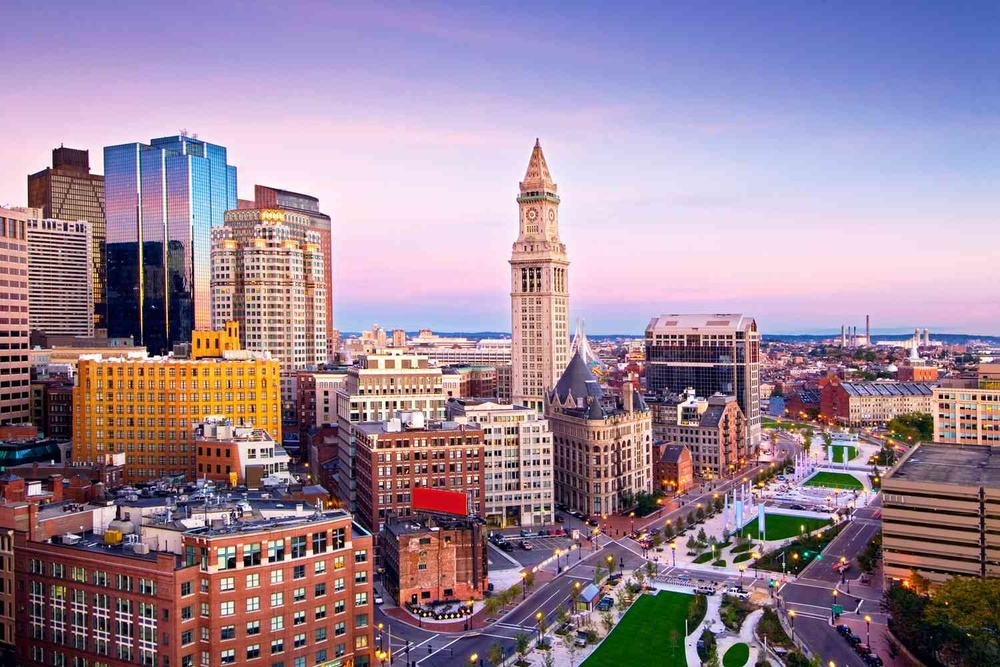
#> input picture learnings/photos/boston.jpg, 1000 x 667 px, shrunk from 1500 x 1000 before the run
$ python splitmerge.py
#> lines starting #> are read from the running program, lines starting #| are printed output that depends on the picture
import cv2 as cv
import numpy as np

img=cv.imread('../photos/boston.jpg')
#> img is the input picture: shape (667, 1000, 3); mean B, G, R 152.2, 134.3, 156.2
cv.imshow('Boston', img)

b,g,r = cv.split(img)
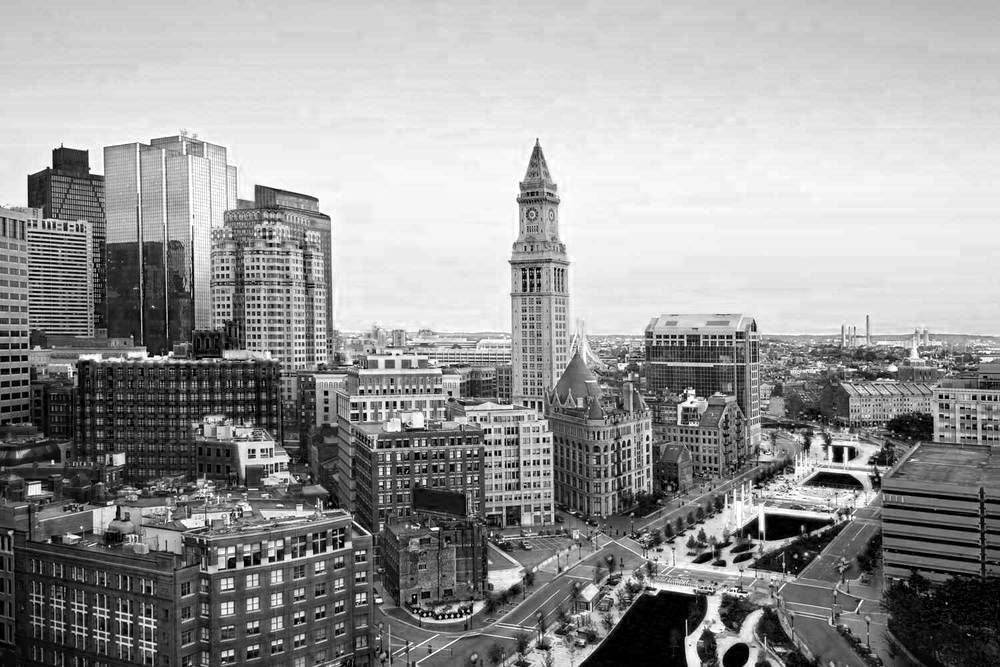
#> b: shape (667, 1000); min 0, max 255, mean 152.2
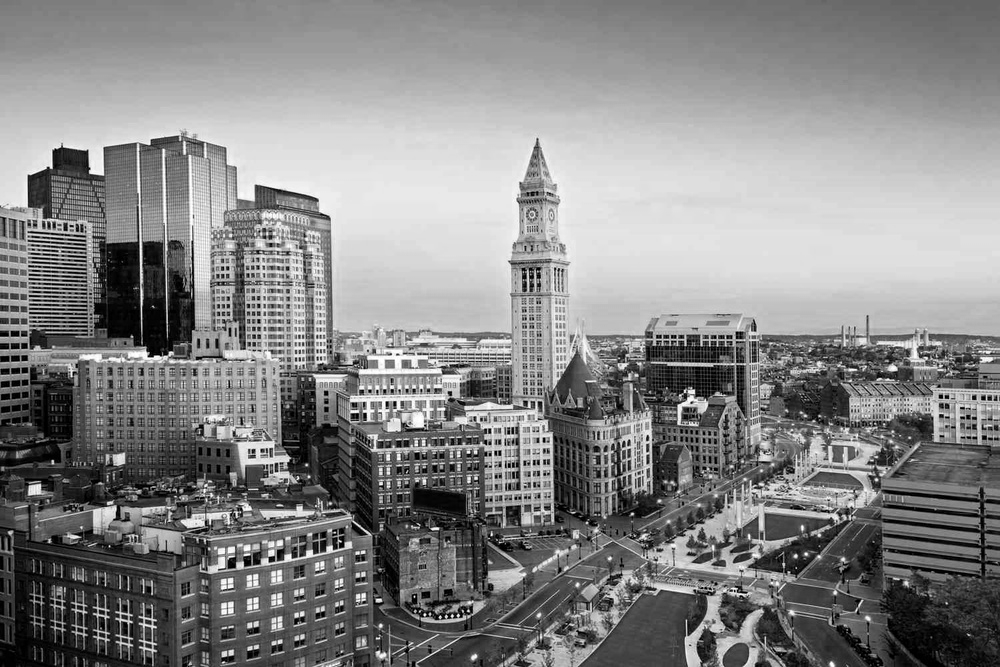
#> g: shape (667, 1000); min 0, max 255, mean 134.3
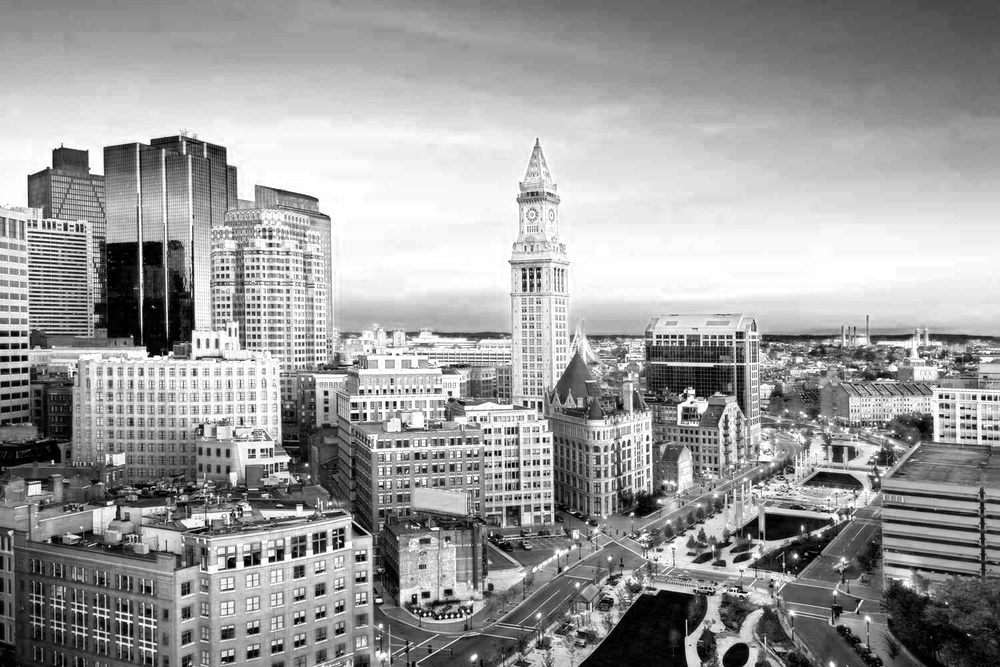
#> r: shape (667, 1000); min 0, max 255, mean 156.2
# cv.imshow('Blue', b)
# cv.imshow('Green', g)
# cv.imshow('Red', r)

print(img.shape)
#| (667, 1000, 3)
print(b.shape)
#| (667, 1000)
print(g.shape)
#| (667, 1000)
print(r.shape)
#| (667, 1000)

# Merge channels
merged = cv.merge([b,g,r])
cv.imshow('Merged Image', merged)

# Way to visualize actual color in each channel
blank = np.zeros(img.shape[:2], dtype='uint8')

blue = cv.merge([b,blank,blank])
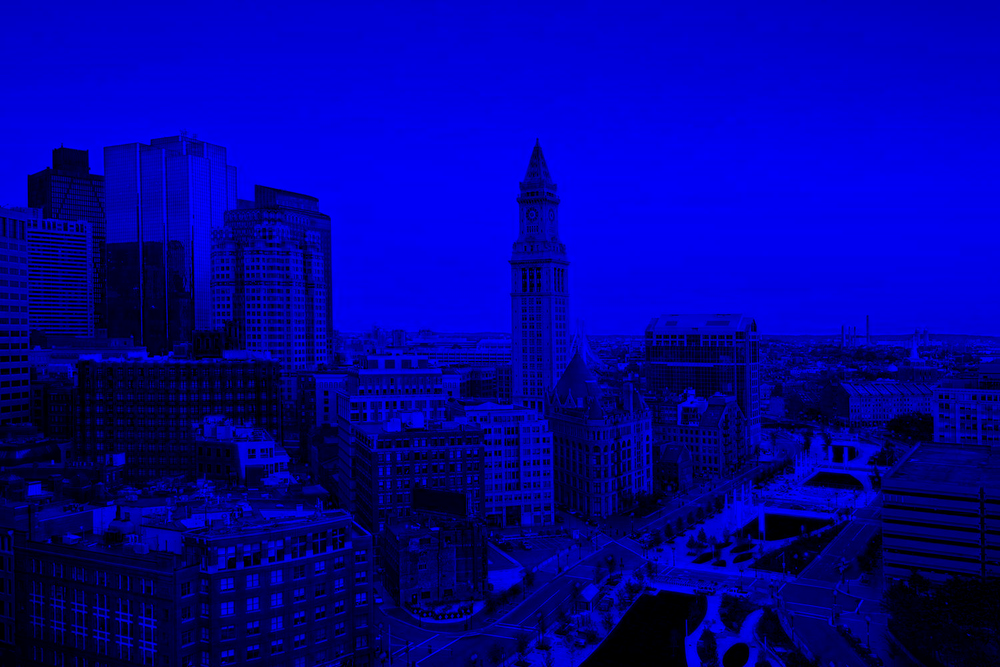
#> blue: shape (667, 1000, 3); mean of channels 0, 1, 2 152.2, 0, 0; drawn as B, G, R
green = cv.merge([blank,g,blank])
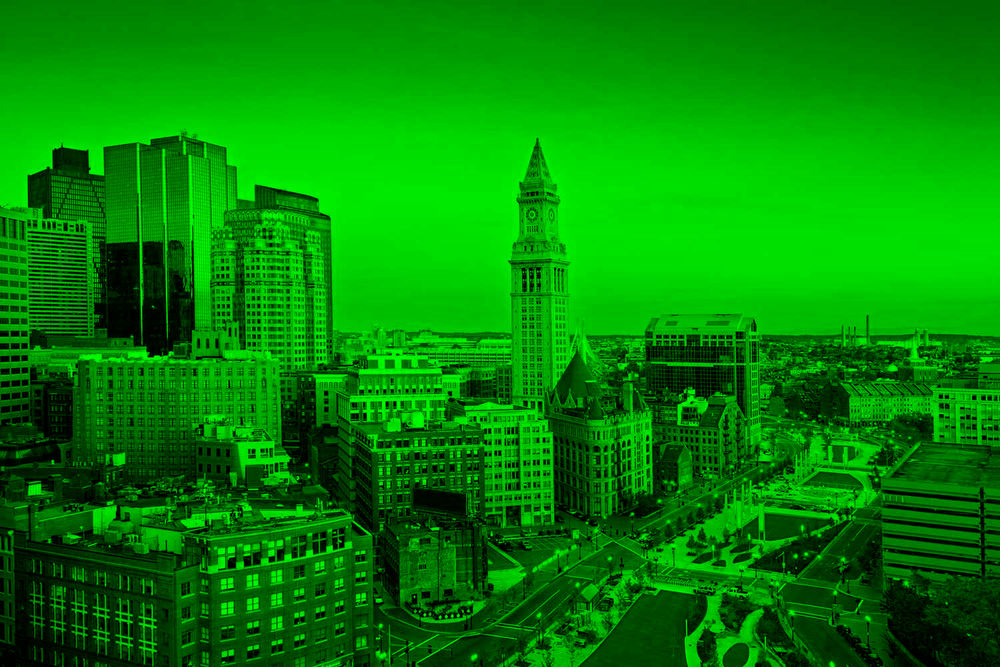
#> green: shape (667, 1000, 3); mean of channels 0, 1, 2 0, 134.3, 0; drawn as B, G, R
red = cv.merge([blank,blank,r])
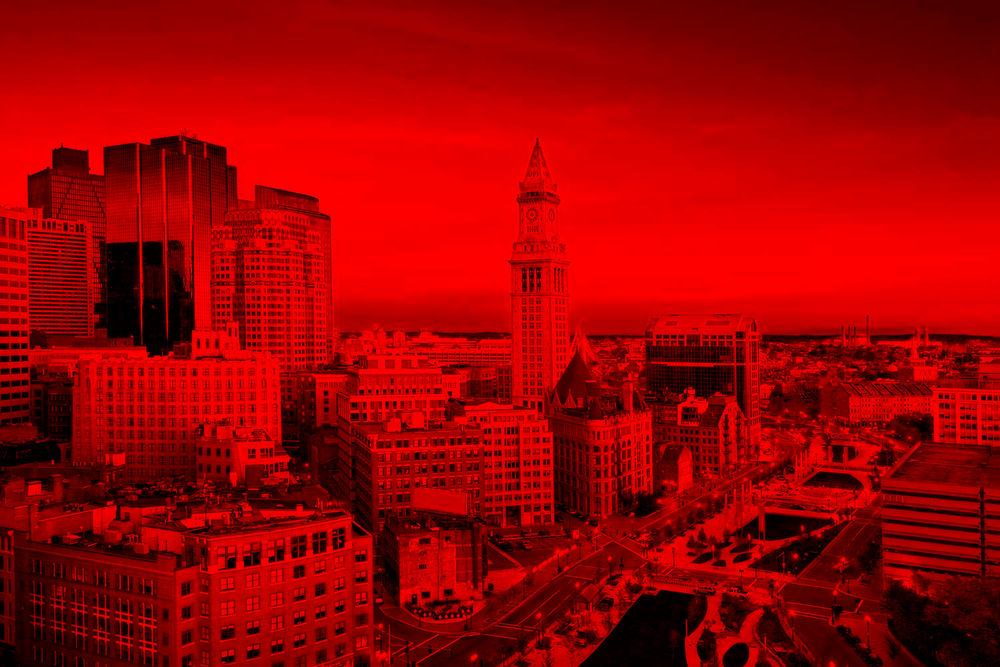
#> red: shape (667, 1000, 3); mean of channels 0, 1, 2 0, 0, 156.2; drawn as B, G, R

cv.imshow('Blue', blue)
cv.imshow('Green', green)
cv.imshow('Red', red)

cv.waitKey(0)
